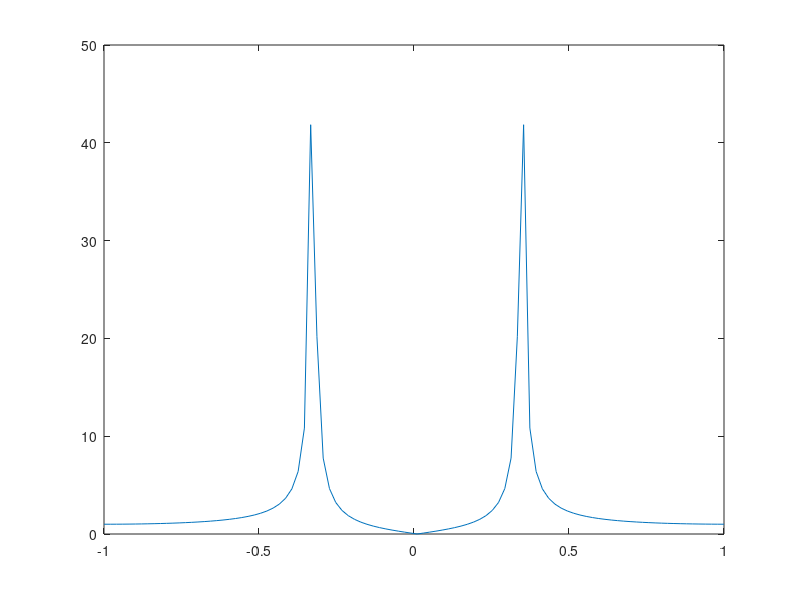
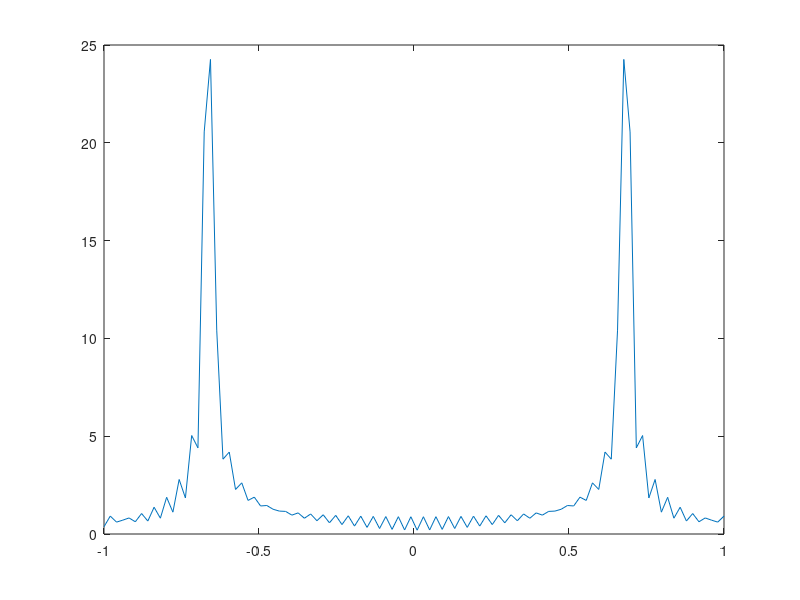
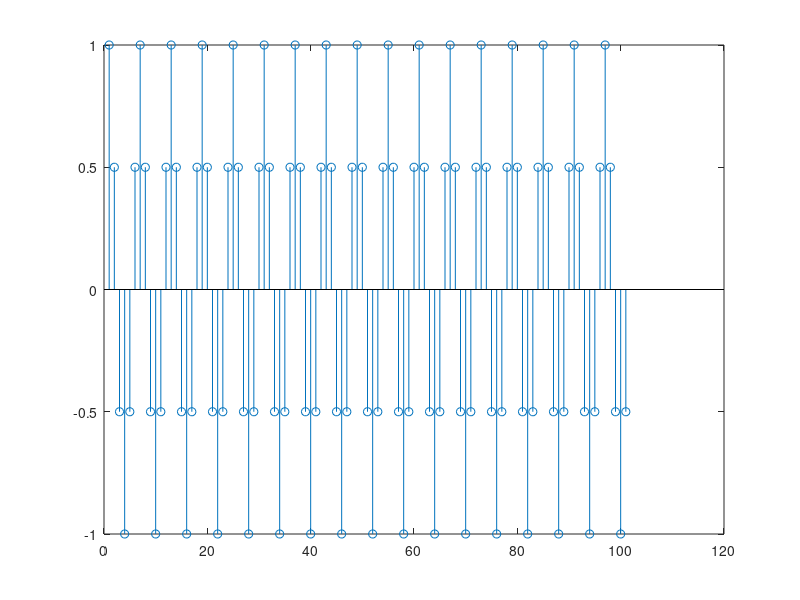
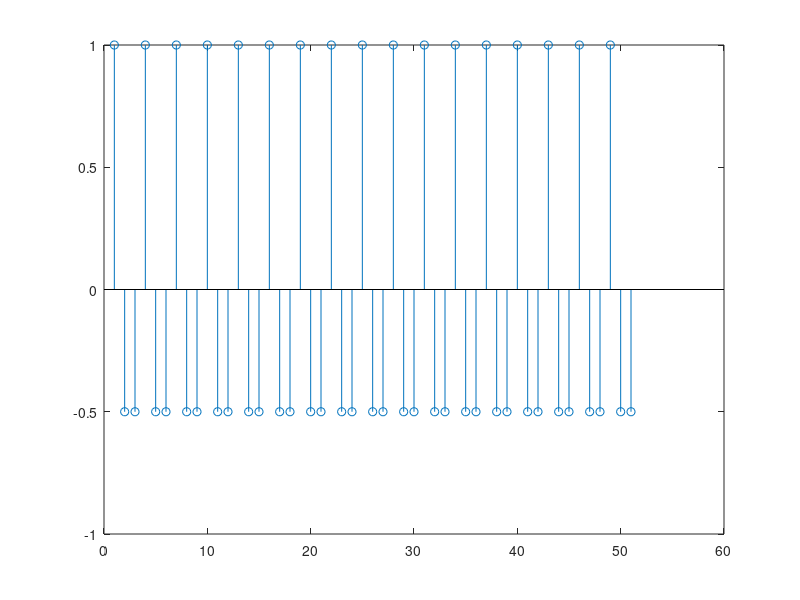

Source code (MATLAB) for these figures, in order:
clc;
close all;
clear all;
M=2;
n=0:1:100;
x=cos(pi*n/3);
x_down=x(1:M:end);
h=fir1(101,1/M,hamming(102));
x_lpf=conv(x,h);
x_antialai=x_lpf(51:end-50);
x_deci=x_antialai(1:M:end);
x_f=fftshift(fft(x,100));
xlpf_f=fftshift(fft(x_antialai,100));
xdeci_f=fftshift(fft(x_deci,100));
xaxis=linspace(-1,1,100);
plot(xaxis,abs(x_f));
figure;
xaxis=linspace(-1,1,100);
plot(xaxis,abs(xdeci_f));
figure;
stem(x);
figure;
stem(x_down);


